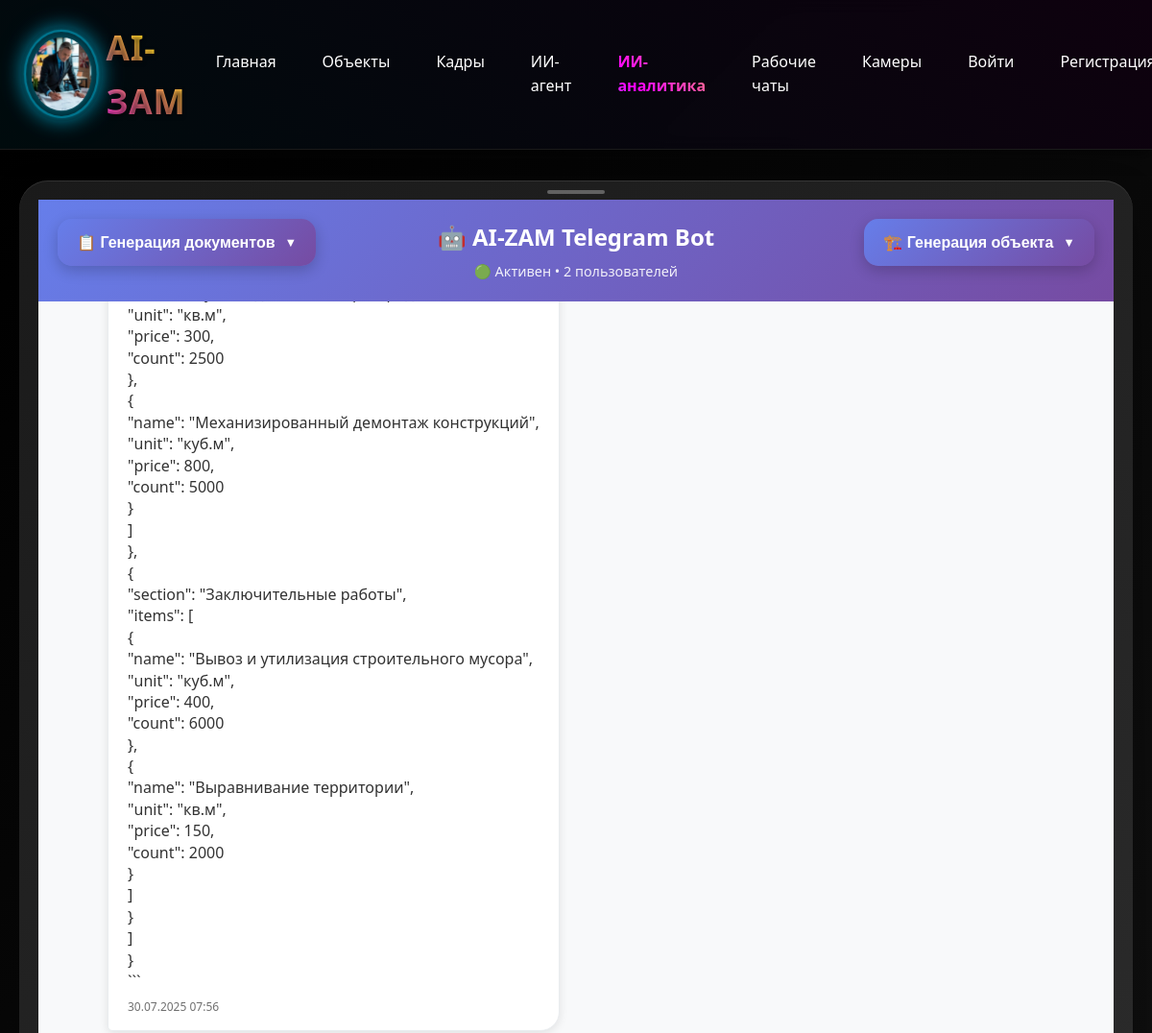
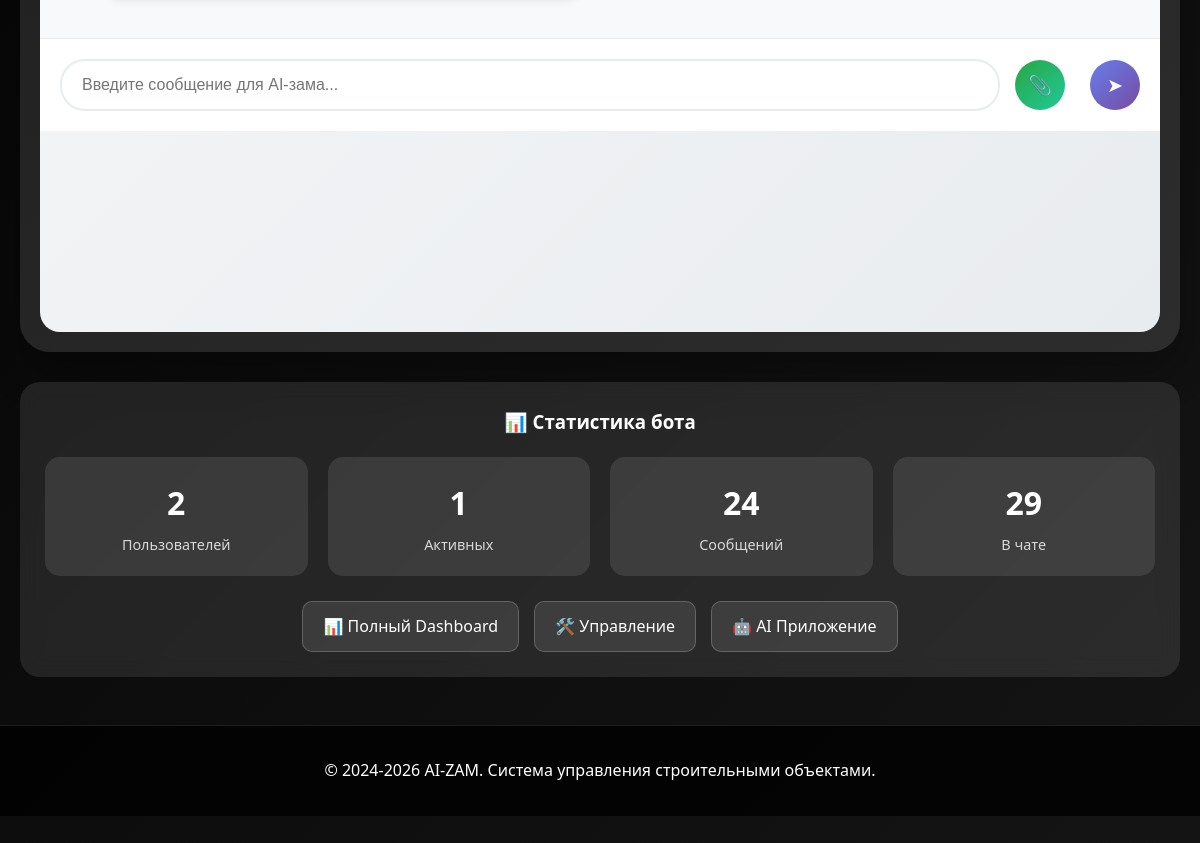
Screenshot of /telegram/status/ with the database file from the repository (2 pictures, top to bottom).
### telegrambot/models.py (models this page shows, shortened)
class TelegramMessage(models.Model):
    MESSAGE_TYPES = [
        ('text', 'Текст'),
        ('command', 'Команда'),
        ('button', 'Кнопка'),
    ]
    user = models.ForeignKey(TelegramUser, on_delete=models.CASCADE, related_name='messages', verbose_name="Пользователь")
    message_type = models.CharField(max_length=10, choices=MESSAGE_TYPES, default='text', verbose_name="Тип сообщения")
    content = models.TextField(verbose_name="Содержание")
    is_from_user = models.BooleanField(default=True, verbose_name="От пользователя")
    created_at = models.DateTimeField(auto_now_add=True, verbose_name="Дата создания")
    class Meta:
        verbose_name = "Сообщение Telegram"
        verbose_name_plural = "Сообщения Telegram"
        ordering = ['created_at']

### telegrambot/views.py (the view)
# urls.py: path('status/', views.bot_status, name='status'),  # Статус бота
def bot_status(request):
    try:
        total_users = TelegramUser.objects.count()
        active_users = TelegramUser.objects.filter(is_active=True).count()
        total_messages = TelegramMessage.objects.count()
        all_messages = list(TelegramMessage.objects.select_related('user').order_by('created_at'))
        try:
            from ai.models import ChatMessage
            ai_messages = ChatMessage.objects.select_related('session').order_by('-created_at')[:5]
            for msg in reversed(ai_messages):
                content = msg.content
                if len(content) > 200:
                    content = content[:200] + '...'
                ai_wrapper = type('AIMessage', (), {
                    'content': content,
                    'created_at': msg.created_at,
                    'is_from_user': msg.message_type == 'user',
                    'file': getattr(msg, 'file', None),
                    'user': type('User', (), {
                        'first_name': 'AI User' if msg.message_type == 'user' else 'DeepSeek'
                    })()
                })()
                all_messages.insert(0, ai_wrapper)
        except Exception as e:
            logger.error(f"Ошибка получения AI сообщений: {e}")
        recent_messages = all_messages[-10:] if all_messages else []
        context = {
            'total_users': total_users,
            'active_users': active_users,
            'total_messages': total_messages,
            'recent_messages': recent_messages,
            'all_messages': all_messages,  # Все сообщения для чата
        }
        return render(request, 'telegrambot/status.html', context)
    except Exception as e:
        logger.error(f"Ошибка получения статуса бота: {e}")
        return JsonResponse({'error': str(e)}, status=500)

### telegrambot/templates/telegrambot/status.html (shortened to what this page needs)
{% extends 'base/base.html' %}
{% block content %}
<div class="ipad-container">
    <div class="ipad-frame">
        <div class="ipad-screen">
            <div class="dropdown-menu" style="left: 20px;">
                <button class="dropdown-toggle" onclick="toggleDropdown('documents')">
                    📋 Генерация документов
                    <span class="dropdown-arrow">▼</span>
                </button>
            </div>
            <div class="dropdown-menu" style="right: 20px; left: auto;">
                <button class="dropdown-toggle" onclick="toggleDropdown('objects')">
                    🏗️ Генерация объекта
                    <span class="dropdown-arrow">▼</span>
                </button>
            </div>
            <div class="chat-header">
                <h2>🤖 AI-ZAM Telegram Bot</h2>
                <div class="status">🟢 Активен • {{ total_users }} пользователей</div>
            </div>
            <div class="chat-messages" id="chatMessages">
                {% if all_messages %}
                    {% for message in all_messages %}
                    <div class="message {% if message.is_from_user %}user{% else %}bot{% endif %}">
                        <div class="message-content">
                            <div>
                                {{ message.content|linebreaksbr }}
                            </div>
                            <div class="message-time">{{ message.created_at|date:"d.m.Y H:i" }}</div>
                        </div>
                    </div>
                    {% endfor %}
                {% endif %}
            </div>
            <div class="chat-input">
                <input type="text" id="messageInput" placeholder="Введите сообщение для AI-зама..." maxlength="1000">
                <button class="file-btn" onclick="document.getElementById('fileInput').click()" title="Прикрепить документ">
                    📎
                </button>
                <button class="send-btn" onclick="sendMessageWithFile()" id="sendBtn">
                    ➤
                </button>
            </div>
        </div>
    </div>
    <div class="stats-section">
        <h3 style="text-align: center; margin-bottom: 20px; color: white;">📊 Статистика бота</h3>
        <div class="stats-grid">
            <div class="stat-card">
                <div class="stat-number">{{ total_users }}</div>
                <div class="stat-label">Пользователей</div>
            </div>
            <div class="stat-card">
                <div class="stat-number">{{ active_users }}</div>
                <div class="stat-label">Активных</div>
            </div>
            <div class="stat-card">
                <div class="stat-number">{{ total_messages }}</div>
                <div class="stat-label">Сообщений</div>
            </div>
            <div class="stat-card">
                <div class="stat-number">{{ all_messages|length }}</div>
                <div class="stat-label">В чате</div>
            </div>
        </div>
        <div class="navigation-buttons">
            <a href="{% url 'telegrambot:dashboard' %}" class="nav-btn">
                📊 Полный Dashboard
            </a>
            <a href="{% url 'telegrambot:management' %}" class="nav-btn">
                🛠️ Управление
            </a>
            <a href="{% url 'ai:index' %}" class="nav-btn">
                🤖 AI Приложение
            </a>
        </div>
    </div>
</div>
{% endblock %}

### rows the page displays
TelegramMessage: content "\"unit\": \"кв.м\", \"price\": 300, \"count\": 2500 }, { \"name\": \"Механизированный демонтаж конструкций\", \"unit\": \"куб.м\", \"price\": 800, \"count\": 5000 } ] }, { \"section\": \"Заключительные работы\", \"items\": [ { \"name\": \"Вывоз и утилизация строительного мусора\", \"unit\": \"куб.м\", \"price\": 400, \"count\": 6000 }, { \"name\": \"Выравнивание территории\", \"unit\": \"кв.м\", \"price\": 150, \"count\": 2000 } ] } ] } ```", created_at "30.07.2025 07:56"

### other values shown
{{ total_users }} "2"
{{ active_users }} "1"
{{ total_messages }} "24"
{{ all_messages|length }} "29"
